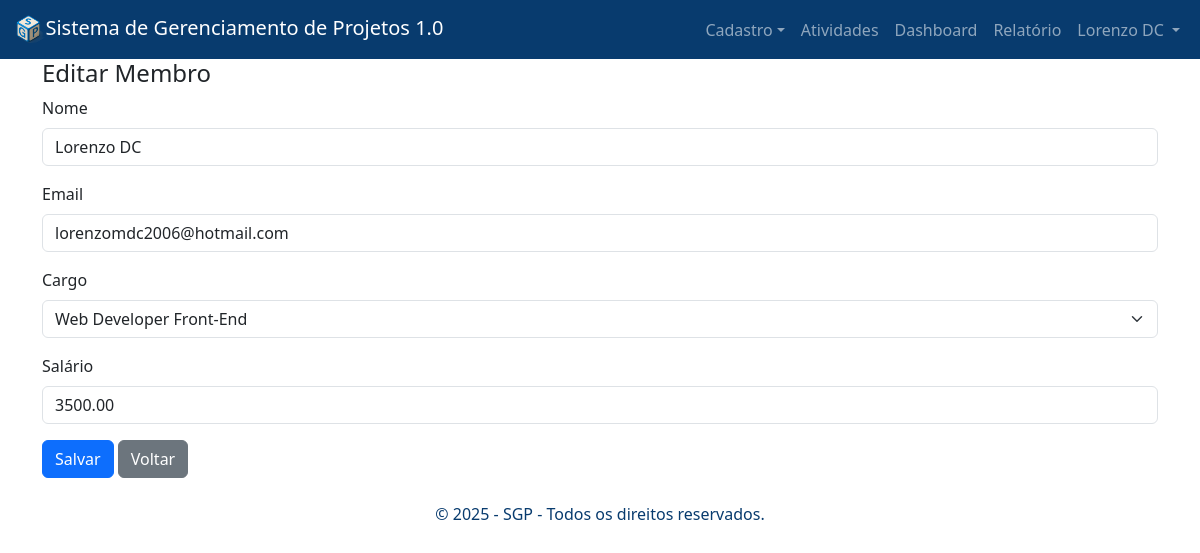
/editar_membros.php?id=2 (signed in), run on the app's committed database.
### tables this page shows
CREATE TABLE `usuarios` (
  `id` int NOT NULL AUTO_INCREMENT,
  `nome` varchar(150) DEFAULT NULL,
  `email` varchar(150) DEFAULT NULL,
  `senha` varchar(255) DEFAULT NULL,
  `cargo_id` int DEFAULT NULL,
  `reset_token` varchar(64) DEFAULT NULL,
  `reset_token_expiry` datetime DEFAULT NULL,
  `salario` decimal(10,2) DEFAULT NULL,
  PRIMARY KEY (`id`)
);

CREATE TABLE `cargo` (
  `id` int NOT NULL AUTO_INCREMENT,
  `nome` varchar(100) NOT NULL,
  `descricao` text,
  PRIMARY KEY (`id`)
);

### editar_membros.php (the view, shortened to what this page needs)
<?php
require_once("header.php");
require("conexao.php");
$id = $_GET['id'];
$sql = "SELECT * FROM usuarios WHERE id = ?";
$stmt = $pdo->prepare($sql);
$stmt->execute([$id]);
$membro = $stmt->fetch(PDO::FETCH_ASSOC);
$sql = "SELECT * FROM cargo";
$cargos = $pdo->query($sql)->fetchAll(PDO::FETCH_ASSOC);
?>
<h4>Editar Membro</h4>
<form method="post">
    <div class="mb-3">
        <label for="nome" class="form-label">Nome</label>
        <input type="text" name="nome" id="nome" class="form-control" value="<?= $membro['nome'] ?>" required>
    </div>
    <div class="mb-3">
        <label for="email" class="form-label">Email</label>
        <input type="email" name="email" id="email" class="form-control" value="<?= $membro['email'] ?>" required>
    </div>
    <div class="mb-3">
        <label for="cargo_id" class="form-label">Cargo</label>
        <select name="cargo_id" id="cargo_id" class="form-select">
            <?php foreach ($cargos as $cargo): ?>
                <option value="<?= $cargo['id'] ?>" <?= $cargo['id'] == $membro['cargo_id'] ? 'selected' : '' ?>>
                    <?= $cargo['nome'] ?>
                </option>
            <?php endforeach; ?>
        </select>
    </div>
    <div class="mb-3">
        <label for="salario" class="form-label">Salário</label>
        <input type="number" step="0.01" name="salario" id="salario" class="form-control" value="<?= $membro['salario'] ?>" required>
    </div>
    <button type="submit" class="btn btn-primary">Salvar</button>
    <a href="membros.php" class="btn btn-secondary">Voltar</a>
</form>
<?php require_once("footer.php"); ?>

### data on the page
usuarios: nome "Lorenzo DC", email "lorenzomdc2006@hotmail.com", cargo_id "Web Developer Front-End", salario "3500.00"

### other printed values
$_SESSION['usuario'] "Lorenzo DC"
